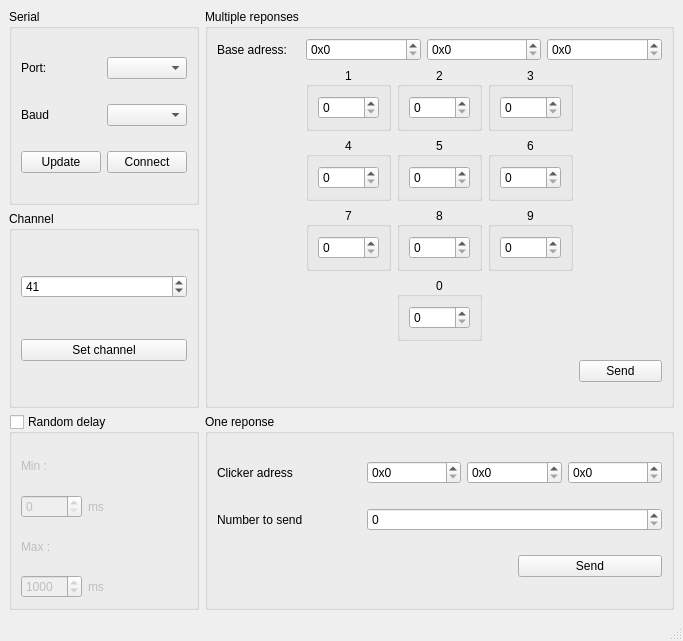
<?xml version="1.0" encoding="UTF-8"?>
<ui version="4.0">
 <class>Window</class>
 <widget class="QMainWindow" name="Window">
  <property name="geometry">
   <rect>
    <x>0</x>
    <y>0</y>
    <width>683</width>
    <height>641</height>
   </rect>
  </property>
  <property name="windowTitle">
   <string>Window</string>
  </property>
  <widget class="QWidget" name="centralwidget">
   <layout class="QGridLayout" name="gridLayout_3">
    <item row="2" column="0">
     <widget class="QGroupBox" name="groupBox_2">
      <property name="sizePolicy">
       <sizepolicy hsizetype="Minimum" vsizetype="Preferred">
        <horstretch>0</horstretch>
        <verstretch>0</verstretch>
       </sizepolicy>
      </property>
      <property name="title">
       <string>Random delay</string>
      </property>
      <property name="checkable">
       <bool>true</bool>
      </property>
      <property name="checked">
       <bool>false</bool>
      </property>
      <layout class="QGridLayout" name="gridLayout_2">
       <item row="3" column="1">
        <widget class="QLabel" name="label_6">
         <property name="sizePolicy">
          <sizepolicy hsizetype="Minimum" vsizetype="Preferred">
           <horstretch>0</horstretch>
           <verstretch>0</verstretch>
          </sizepolicy>
         </property>
         <property name="text">
          <string>ms</string>
         </property>
        </widget>
       </item>
       <item row="2" column="0">
        <widget class="QLabel" name="label_4">
         <property name="text">
          <string>Max :</string>
         </property>
        </widget>
       </item>
       <item row="3" column="0">
        <widget class="QSpinBox" name="spinBox_2">
         <property name="sizePolicy">
          <sizepolicy hsizetype="Maximum" vsizetype="Fixed">
           <horstretch>0</horstretch>
           <verstretch>0</verstretch>
          </sizepolicy>
         </property>
         <property name="maximum">
          <number>10000</number>
         </property>
         <property name="value">
          <number>1000</number>
         </property>
        </widget>
       </item>
       <item row="1" column="1">
        <widget class="QLabel" name="label_5">
         <property name="sizePolicy">
          <sizepolicy hsizetype="Minimum" vsizetype="Preferred">
           <horstretch>0</horstretch>
           <verstretch>0</verstretch>
          </sizepolicy>
         </property>
         <property name="text">
          <string>ms</string>
         </property>
        </widget>
       </item>
       <item row="1" column="0">
        <widget class="QSpinBox" name="spinBox">
         <property name="sizePolicy">
          <sizepolicy hsizetype="Maximum" vsizetype="Fixed">
           <horstretch>0</horstretch>
           <verstretch>0</verstretch>
          </sizepolicy>
         </property>
         <property name="maximum">
          <number>10000</number>
         </property>
        </widget>
       </item>
       <item row="0" column="0">
        <widget class="QLabel" name="label_3">
         <property name="text">
          <string>Min :</string>
         </property>
        </widget>
       </item>
      </layout>
     </widget>
    </item>
    <item row="0" column="1" rowspan="2">
     <widget class="QGroupBox" name="groupBox_3">
      <property name="sizePolicy">
       <sizepolicy hsizetype="Expanding" vsizetype="Preferred">
        <horstretch>0</horstretch>
        <verstretch>0</verstretch>
       </sizepolicy>
      </property>
      <property name="title">
       <string>Multiple reponses</string>
      </property>
      <layout class="QGridLayout" name="gridLayout_4">
       <item row="2" column="1">
        <widget class="QGroupBox" name="groupBox_8">
         <property name="title">
          <string>4</string>
         </property>
         <property name="alignment">
          <set>Qt::AlignCenter</set>
         </property>
         <layout class="QVBoxLayout" name="verticalLayout_5">
          <item>
           <widget class="QSpinBox" name="spinBox_10">
            <property name="maximum">
             <number>10000</number>
            </property>
           </widget>
          </item>
         </layout>
        </widget>
       </item>
       <item row="2" column="2">
        <widget class="QGroupBox" name="groupBox_10">
         <property name="title">
          <string>5</string>
         </property>
         <property name="alignment">
          <set>Qt::AlignCenter</set>
         </property>
         <layout class="QVBoxLayout" name="verticalLayout_7">
          <item>
           <widget class="QSpinBox" name="spinBox_12">
            <property name="maximum">
             <number>10000</number>
            </property>
           </widget>
          </item>
         </layout>
        </widget>
       </item>
       <item row="3" column="2">
        <widget class="QGroupBox" name="groupBox_11">
         <property name="title">
          <string>8</string>
         </property>
         <property name="alignment">
          <set>Qt::AlignCenter</set>
         </property>
         <layout class="QVBoxLayout" name="verticalLayout_8">
          <item>
           <widget class="QSpinBox" name="spinBox_13">
            <property name="maximum">
             <number>10000</number>
            </property>
           </widget>
          </item>
         </layout>
        </widget>
       </item>
       <item row="1" column="1">
        <widget class="QGroupBox" name="groupBox_5">
         <property name="title">
          <string>1</string>
         </property>
         <property name="alignment">
          <set>Qt::AlignCenter</set>
         </property>
         <layout class="QVBoxLayout" name="verticalLayout_2">
          <item>
           <widget class="QSpinBox" name="spinBox_7">
            <property name="maximum">
             <number>10000</number>
            </property>
           </widget>
          </item>
         </layout>
        </widget>
       </item>
       <item row="1" column="3">
        <widget class="QGroupBox" name="groupBox_7">
         <property name="title">
          <string>3</string>
         </property>
         <property name="alignment">
          <set>Qt::AlignCenter</set>
         </property>
         <layout class="QVBoxLayout" name="verticalLayout_4">
          <item>
           <widget class="QSpinBox" name="spinBox_9">
            <property name="maximum">
             <number>10000</number>
            </property>
           </widget>
          </item>
         </layout>
        </widget>
       </item>
       <item row="0" column="1" colspan="4">
        <layout class="QHBoxLayout" name="horizontalLayout_2">
         <item>
          <widget class="QSpinBox" name="spinBox_6">
           <property name="prefix">
            <string>0x</string>
           </property>
           <property name="maximum">
            <number>255</number>
           </property>
           <property name="displayIntegerBase">
            <number>16</number>
           </property>
          </widget>
         </item>
         <item>
          <widget class="QSpinBox" name="spinBox_4">
           <property name="prefix">
            <string>0x</string>
           </property>
           <property name="maximum">
            <number>255</number>
           </property>
           <property name="displayIntegerBase">
            <number>16</number>
           </property>
          </widget>
         </item>
         <item>
          <widget class="QSpinBox" name="spinBox_5">
           <property name="prefix">
            <string>0x</string>
           </property>
           <property name="maximum">
            <number>255</number>
           </property>
           <property name="displayIntegerBase">
            <number>16</number>
           </property>
          </widget>
         </item>
        </layout>
       </item>
       <item row="1" column="2">
        <widget class="QGroupBox" name="groupBox_6">
         <property name="title">
          <string>2</string>
         </property>
         <property name="alignment">
          <set>Qt::AlignCenter</set>
         </property>
         <layout class="QVBoxLayout" name="verticalLayout_3">
          <item>
           <widget class="QSpinBox" name="spinBox_8">
            <property name="maximum">
             <number>10000</number>
            </property>
           </widget>
          </item>
         </layout>
        </widget>
       </item>
       <item row="3" column="1">
        <widget class="QGroupBox" name="groupBox_13">
         <property name="title">
          <string>7</string>
         </property>
         <property name="alignment">
          <set>Qt::AlignCenter</set>
         </property>
         <layout class="QVBoxLayout" name="verticalLayout_10">
          <item>
           <widget class="QSpinBox" name="spinBox_15">
            <property name="maximum">
             <number>10000</number>
            </property>
           </widget>
          </item>
         </layout>
        </widget>
       </item>
       <item row="2" column="4">
        <spacer name="horizontalSpacer_2">
         <property name="orientation">
          <enum>Qt::Horizontal</enum>
         </property>
         <property name="sizeHint" stdset="0">
          <size>
           <width>40</width>
           <height>20</height>
          </size>
         </property>
        </spacer>
       </item>
       <item row="3" column="3">
        <widget class="QGroupBox" name="groupBox_12">
         <property name="title">
          <string>9</string>
         </property>
         <property name="alignment">
          <set>Qt::AlignCenter</set>
         </property>
         <layout class="QVBoxLayout" name="verticalLayout_9">
          <item>
           <widget class="QSpinBox" name="spinBox_14">
            <property name="maximum">
             <number>10000</number>
            </property>
           </widget>
          </item>
         </layout>
        </widget>
       </item>
       <item row="0" column="0">
        <widget class="QLabel" name="label_7">
         <property name="sizePolicy">
          <sizepolicy hsizetype="Preferred" vsizetype="Minimum">
           <horstretch>0</horstretch>
           <verstretch>0</verstretch>
          </sizepolicy>
         </property>
         <property name="text">
          <string>Base adress:</string>
         </property>
        </widget>
       </item>
       <item row="2" column="3">
        <widget class="QGroupBox" name="groupBox_9">
         <property name="title">
          <string>6</string>
         </property>
         <property name="alignment">
          <set>Qt::AlignCenter</set>
         </property>
         <layout class="QVBoxLayout" name="verticalLayout_6">
          <item>
           <widget class="QSpinBox" name="spinBox_11">
            <property name="maximum">
             <number>10000</number>
            </property>
           </widget>
          </item>
         </layout>
        </widget>
       </item>
       <item row="4" column="2">
        <widget class="QGroupBox" name="groupBox_14">
         <property name="title">
          <string>0</string>
         </property>
         <property name="alignment">
          <set>Qt::AlignCenter</set>
         </property>
         <layout class="QVBoxLayout" name="verticalLayout_11">
          <item>
           <widget class="QSpinBox" name="spinBox_16">
            <property name="maximum">
             <number>10000</number>
            </property>
           </widget>
          </item>
         </layout>
        </widget>
       </item>
       <item row="2" column="0">
        <spacer name="horizontalSpacer">
         <property name="orientation">
          <enum>Qt::Horizontal</enum>
         </property>
         <property name="sizeHint" stdset="0">
          <size>
           <width>40</width>
           <height>20</height>
          </size>
         </property>
        </spacer>
       </item>
       <item row="5" column="2">
        <spacer name="verticalSpacer">
         <property name="orientation">
          <enum>Qt::Vertical</enum>
         </property>
         <property name="sizeHint" stdset="0">
          <size>
           <width>20</width>
           <height>40</height>
          </size>
         </property>
        </spacer>
       </item>
       <item row="5" column="4">
        <widget class="QPushButton" name="pushButton_5">
         <property name="text">
          <string>Send</string>
         </property>
        </widget>
       </item>
      </layout>
     </widget>
    </item>
    <item row="0" column="0">
     <widget class="QGroupBox" name="groupBox">
      <property name="sizePolicy">
       <sizepolicy hsizetype="Minimum" vsizetype="Preferred">
        <horstretch>0</horstretch>
        <verstretch>0</verstretch>
       </sizepolicy>
      </property>
      <property name="title">
       <string>Serial</string>
      </property>
      <layout class="QGridLayout" name="gridLayout">
       <item row="2" column="1">
        <widget class="QPushButton" name="pushButton">
         <property name="text">
          <string>Connect</string>
         </property>
        </widget>
       </item>
       <item row="0" column="0">
        <widget class="QLabel" name="label">
         <property name="text">
          <string>Port:</string>
         </property>
        </widget>
       </item>
       <item row="0" column="1">
        <widget class="QComboBox" name="comboBox"/>
       </item>
       <item row="1" column="1">
        <widget class="QComboBox" name="comboBox_2"/>
       </item>
       <item row="1" column="0">
        <widget class="QLabel" name="label_2">
         <property name="text">
          <string>Baud</string>
         </property>
        </widget>
       </item>
       <item row="2" column="0">
        <widget class="QPushButton" name="pushButton_3">
         <property name="text">
          <string>Update</string>
         </property>
        </widget>
       </item>
      </layout>
     </widget>
    </item>
    <item row="2" column="1">
     <widget class="QGroupBox" name="groupBox_15">
      <property name="title">
       <string>One reponse</string>
      </property>
      <layout class="QGridLayout" name="gridLayout_5">
       <item row="1" column="0">
        <widget class="QLabel" name="label_9">
         <property name="text">
          <string>Number to send</string>
         </property>
        </widget>
       </item>
       <item row="1" column="1" colspan="2">
        <widget class="QSpinBox" name="spinBox_20">
         <property name="maximum">
          <number>9</number>
         </property>
        </widget>
       </item>
       <item row="0" column="0">
        <widget class="QLabel" name="label_8">
         <property name="sizePolicy">
          <sizepolicy hsizetype="Preferred" vsizetype="Minimum">
           <horstretch>0</horstretch>
           <verstretch>0</verstretch>
          </sizepolicy>
         </property>
         <property name="text">
          <string>Clicker adress</string>
         </property>
        </widget>
       </item>
       <item row="0" column="1" colspan="2">
        <layout class="QHBoxLayout" name="horizontalLayout_3">
         <item>
          <widget class="QSpinBox" name="spinBox_17">
           <property name="prefix">
            <string>0x</string>
           </property>
           <property name="maximum">
            <number>255</number>
           </property>
           <property name="displayIntegerBase">
            <number>16</number>
           </property>
          </widget>
         </item>
         <item>
          <widget class="QSpinBox" name="spinBox_18">
           <property name="prefix">
            <string>0x</string>
           </property>
           <property name="maximum">
            <number>255</number>
           </property>
           <property name="displayIntegerBase">
            <number>16</number>
           </property>
          </widget>
         </item>
         <item>
          <widget class="QSpinBox" name="spinBox_19">
           <property name="prefix">
            <string>0x</string>
           </property>
           <property name="maximum">
            <number>255</number>
           </property>
           <property name="displayIntegerBase">
            <number>16</number>
           </property>
          </widget>
         </item>
        </layout>
       </item>
       <item row="2" column="2">
        <widget class="QPushButton" name="pushButton_4">
         <property name="text">
          <string>Send</string>
         </property>
        </widget>
       </item>
      </layout>
     </widget>
    </item>
    <item row="1" column="0">
     <widget class="QGroupBox" name="groupBox_4">
      <property name="title">
       <string>Channel</string>
      </property>
      <property name="alignment">
       <set>Qt::AlignLeading|Qt::AlignLeft|Qt::AlignTop</set>
      </property>
      <layout class="QVBoxLayout" name="verticalLayout">
       <item>
        <widget class="QSpinBox" name="spinBox_3">
         <property name="maximum">
          <number>81</number>
         </property>
         <property name="value">
          <number>41</number>
         </property>
        </widget>
       </item>
       <item>
        <widget class="QPushButton" name="pushButton_2">
         <property name="text">
          <string>Set channel</string>
         </property>
        </widget>
       </item>
      </layout>
     </widget>
    </item>
   </layout>
  </widget>
  <widget class="QMenuBar" name="menubar">
   <property name="geometry">
    <rect>
     <x>0</x>
     <y>0</y>
     <width>683</width>
     <height>23</height>
    </rect>
   </property>
  </widget>
  <widget class="QStatusBar" name="statusbar"/>
 </widget>
 <resources/>
 <connections/>
</ui>
